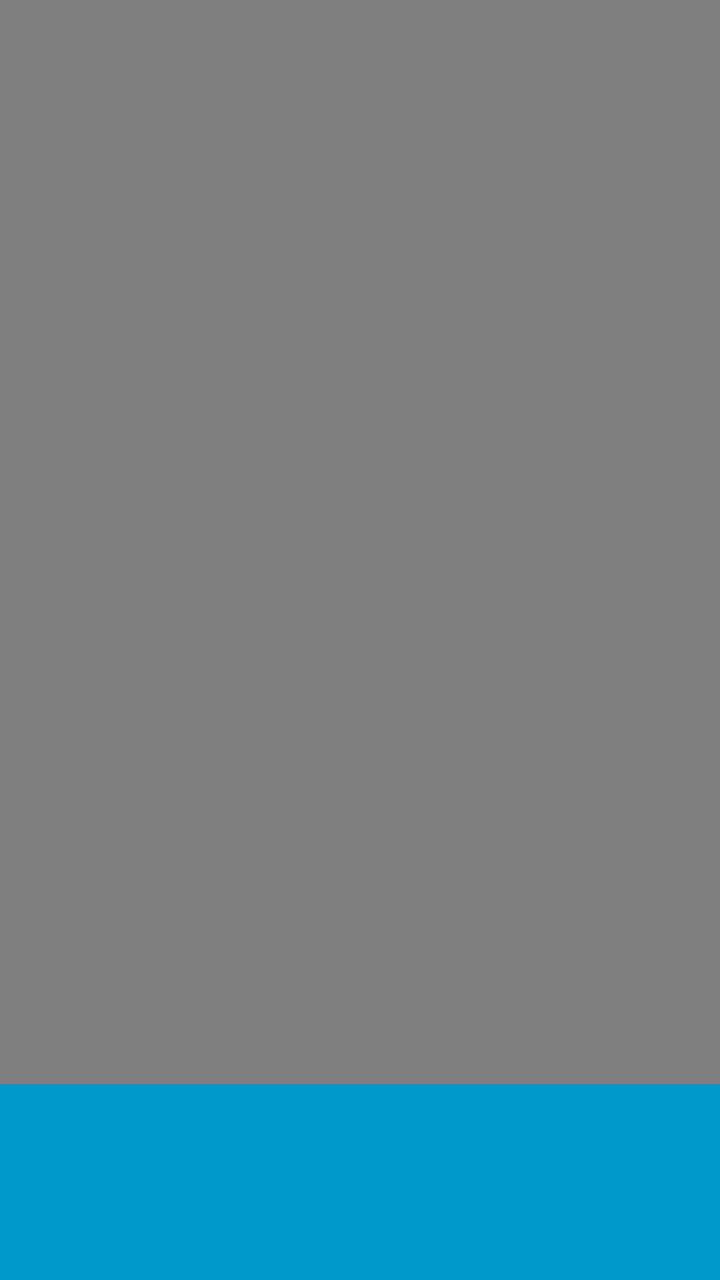
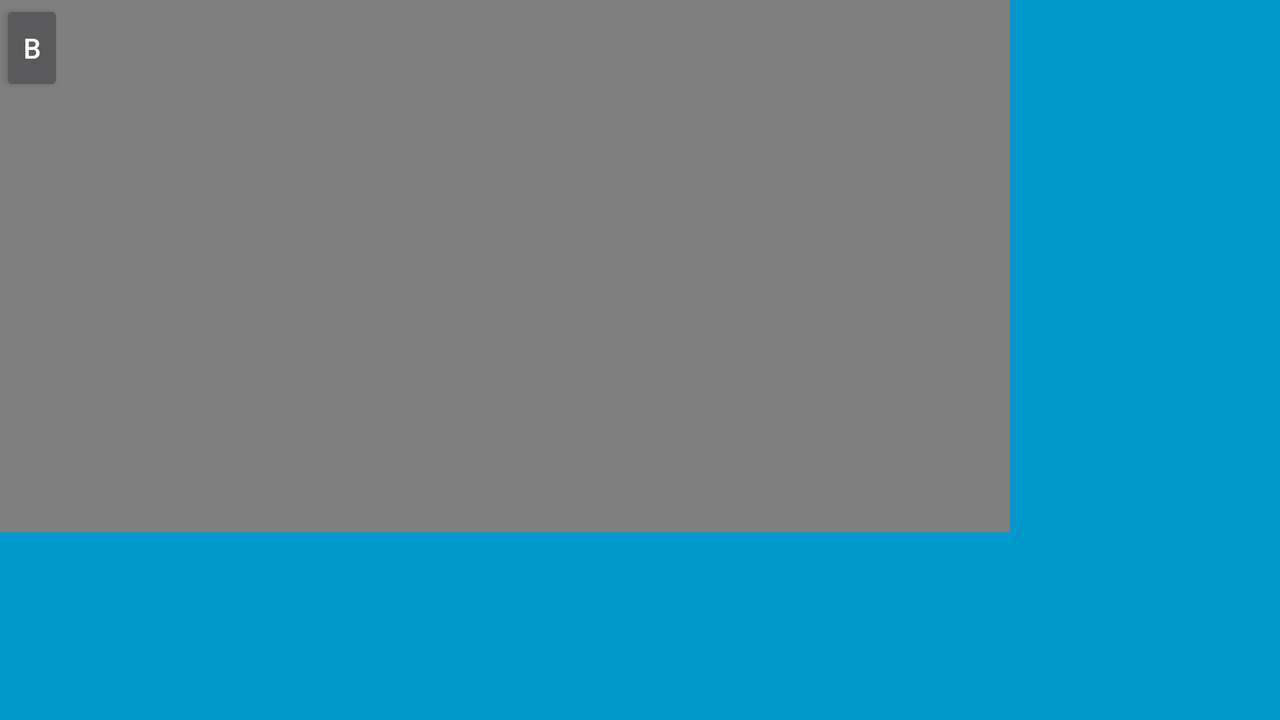

Two renders of one Android screen. The first uses the default layout on a phone; the second uses the alternative layout the repository ships for a different screen configuration, on a matching device. The two XML files are below.
<!-- AndroidManifest.xml: application theme AppTheme -->
<!-- res/layout/activity_video.xml -->
<?xml version="1.0" encoding="utf-8"?>
<FrameLayout xmlns:android="http://schemas.android.com/apk/res/android"
    xmlns:tools="http://schemas.android.com/tools"
    android:layout_width="match_parent"
    android:layout_height="match_parent"
    android:background="#0099cc"
    tools:context="com.example.andrejssileckis.medialearnactivity.VideoActivity">

    
    
    <VideoView
        android:layout_width="match_parent"
        android:layout_height="542dp"
        android:id="@+id/videoView"
        android:gravity="center"
        android:keepScreenOn="true" />

    
    <FrameLayout
        android:layout_width="match_parent"
        android:layout_height="match_parent"
        android:fitsSystemWindows="true">

        <LinearLayout
            android:id="@+id/fullscreen_content_controls"
            style="?metaButtonBarStyle"
            android:layout_width="match_parent"
            android:layout_height="wrap_content"
            android:layout_gravity="bottom|center_horizontal"
            android:background="@color/black_overlay"
            android:orientation="horizontal"
            tools:ignore="UselessParent">

        </LinearLayout>
    </FrameLayout>

</FrameLayout>
<!-- resources referenced by this layout -->
<resources>
  <!-- from res/values-v21/ -->
  <style name="AppTheme" parent="android:Theme.Material">
          <item name="windowActionBar">false</item>
          <item name="windowNoTitle">true</item>
          <item name="android:windowDrawsSystemBarBackgrounds">true</item>
          <item name="android:statusBarColor">@android:color/transparent</item>
      </style>
</resources>
<!-- res/layout-land/activity_video.xml (the repository's variant of the layout above) -->
<!-- drawn on the phone turned sideways -->
<?xml version="1.0" encoding="utf-8"?>
<FrameLayout xmlns:android="http://schemas.android.com/apk/res/android"
    xmlns:tools="http://schemas.android.com/tools"
    android:layout_width="match_parent"
    android:layout_height="match_parent"
    android:background="#0099cc"
    tools:context="com.example.andrejssileckis.medialearnactivity.VideoActivity">

    
    
    <VideoView
        android:layout_width="505dp"
        android:layout_height="266dp"
        android:id="@+id/videoView"
        android:gravity="center"
        android:keepScreenOn="true" />

    
    <FrameLayout
        android:layout_width="match_parent"
        android:layout_height="match_parent"
        android:fitsSystemWindows="true">

        <LinearLayout
            android:id="@+id/fullscreen_content_controls"
            style="?metaButtonBarStyle"
            android:layout_width="32dp"
            android:layout_height="match_parent"
            android:layout_gravity="left|center_vertical"
            android:background="@color/black_overlay"
            android:orientation="horizontal"
            tools:ignore="UselessParent">

            <Button
                android:id="@+id/testButton"
                android:layout_width="wrap_content"
                android:layout_height="wrap_content"
                android:text="B"/>

        </LinearLayout>
    </FrameLayout>

</FrameLayout>
